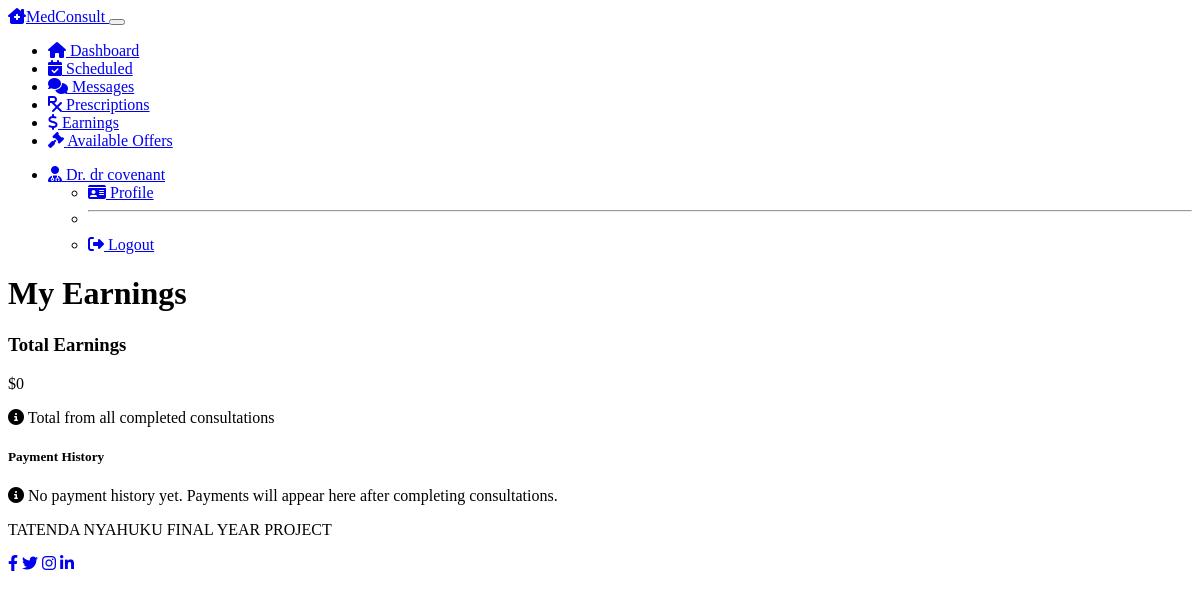
The app's page /doctor/earnings (signed in), older data.
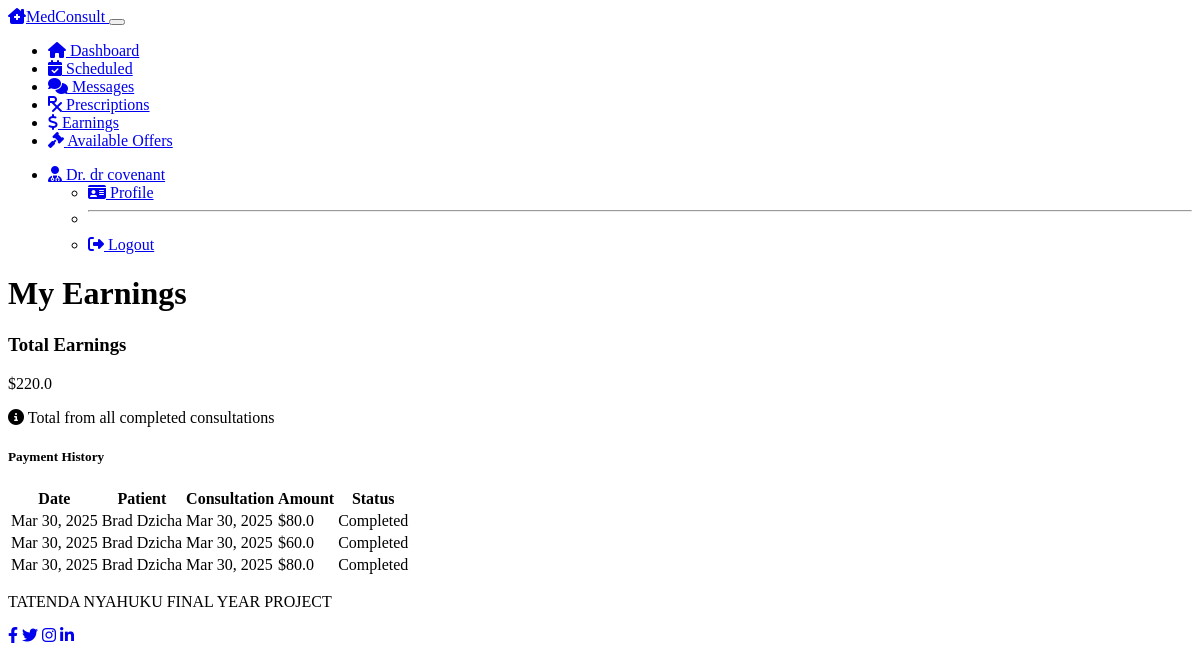
The same page, newer data.
### models.py (models this page shows, shortened)
class User(UserMixin, db.Model):
    __tablename__ = 'users'
    id = db.Column(db.Integer, primary_key=True)
    email = db.Column(db.String(120), unique=True, nullable=False)
    username = db.Column(db.String(64), nullable=False)
    password_hash = db.Column(db.String(256), nullable=False)
    role = db.Column(db.String(20), nullable=False)  # 'patient', 'doctor', 'admin'
    created_at = db.Column(db.DateTime, default=datetime.utcnow)
    patient = db.relationship('Patient', backref='user', uselist=False, lazy=True)
    doctor = db.relationship('Doctor', backref='user', uselist=False, lazy=True)

class Payment(db.Model):
    __tablename__ = 'payments'
    id = db.Column(db.Integer, primary_key=True)
    consultation_id = db.Column(db.Integer, db.ForeignKey('consultations.id'), nullable=True)  # Allow nullable
    amount = db.Column(db.Float, nullable=False)
    status = db.Column(db.String(50), default='pending')  # pending, completed, refunded
    timestamp = db.Column(db.DateTime, default=datetime.utcnow)
    consultation = db.relationship('Consultation', foreign_keys=[consultation_id])

class Patient(db.Model):
    __tablename__ = 'patients'
    id = db.Column(db.Integer, primary_key=True)
    user_id = db.Column(db.Integer, db.ForeignKey('users.id'), nullable=False)
    first_name = db.Column(db.String(50), nullable=False)
    last_name = db.Column(db.String(50), nullable=False)
    date_of_birth = db.Column(db.Date, nullable=True)
    phone_number = db.Column(db.String(20), nullable=True)
    address = db.Column(db.String(200), nullable=True)
    consultations = db.relationship('Consultation', backref='patient', lazy=True)
    wallet_balance = db.Column(db.Float, default=0.0)

class Consultation(db.Model):
    __tablename__ = 'consultations'
    id = db.Column(db.Integer, primary_key=True)
    patient_id = db.Column(db.Integer, db.ForeignKey('patients.id'), nullable=False)
    doctor_id = db.Column(db.Integer, db.ForeignKey('doctors.id'), nullable=False)
    status = db.Column(db.String(50), default='requested')  # requested, accepted, rejected, completed, cancelled
    proposed_fee = db.Column(db.Float, nullable=False)
    final_fee = db.Column(db.Float, nullable=True)
    scheduled_time = db.Column(db.DateTime, nullable=True)
    created_at = db.Column(db.DateTime, default=datetime.utcnow)
    completed_at = db.Column(db.DateTime, nullable=True)
    messages = db.relationship('Message', backref='consultation', lazy=True)
    prescriptions = db.relationship('Prescription', backref='consultation', lazy=True)

### routes.py (the view)
@app.route('/doctor/earnings')
@login_required
@verified_doctor_required
def doctor_earnings():
    payments = Payment.query.join(Consultation).filter(
        Consultation.doctor_id == current_user.doctor.id,
        Payment.status == 'completed'
    ).order_by(Payment.timestamp.desc()).all()
    total_earnings = sum(payment.amount for payment in payments)
    return render_template('doctor/earnings.html',
                          title='My Earnings',
                          payments=payments,
                          total_earnings=total_earnings)

### app.py (called while the page is built)
@app.before_request
def debug_csrf():
    if request.method == 'POST':
        print('CSRF Token in Form:', request.form.get('csrf_token'))
        print('CSRF Token in Session:', session.get('_csrf_token'))

@app.before_request
def set_csrf_token():
    pass  # CSRF tokens are automatically managed by Flask-WTF

@app.context_processor
def inject_csrf_token():
    return dict(csrf_token=session.get('_csrf_token'))

### models.py (called while the page is built)
@login_manager.user_loader
def load_user(user_id):
    user = User.query.get(int(user_id))
    if user:
        return user
    return None

### routes.py (called while the page is built)
def verified_doctor_required(f):
    @wraps(f)
    def decorated_function(*args, **kwargs):
        if not current_user.is_authenticated or current_user.role != 'doctor':
            flash('Access denied: Doctor access required', 'danger')
            return redirect(url_for('login'))
        if not current_user.doctor.is_verified:
            flash('Access denied: Your account needs to be verified by an administrator before you can access this feature', 'warning')
            return redirect(url_for('doctor_dashboard'))
        return f(*args, **kwargs)
    return decorated_function

### templates/doctor/earnings.html (shortened to what this page needs)
{% extends "layout.html" %}
{% block content %}
<div class="row mb-4">
    <div class="col-12">
        <h1 class="mb-4">My Earnings</h1>
    </div>
</div>
<div class="row">
    <div class="col-md-4 mb-4">
        <div class="card bg-dark text-light h-100">
            <div class="card-body text-center">
                <h3 class="mb-4">Total Earnings</h3>
                <div class="display-4 mb-4">${{ total_earnings|round(2) }}</div>
                <p class="text-muted">
                    <i class="fas fa-info-circle me-1"></i>
                    Total from all completed consultations
                </p>
            </div>
        </div>
    </div>
    <div class="col-md-8">
        <div class="card bg-dark text-light">
            <div class="card-header">
                <h5 class="mb-0">Payment History</h5>
            </div>
            <div class="card-body">
                {% if payments %}
                    <div class="table-responsive">
                        <table class="table table-dark table-striped">
                            <thead>
                                <tr>
                                    <th>Date</th>
                                    <th>Patient</th>
                                    <th>Consultation</th>
                                    <th>Amount</th>
                                    <th>Status</th>
                                </tr>
                            </thead>
                            <tbody>
                                {% for payment in payments %}
                                    <tr>
                                        <td>{{ payment.timestamp.strftime('%b %d, %Y') }}</td>
                                        <td>{{ payment.consultation.patient.first_name }} {{ payment.consultation.patient.last_name }}</td>
                                        <td>
                                            {% if payment.consultation.completed_at %}
                                                {{ payment.consultation.completed_at.strftime('%b %d, %Y') }}
                                            {% else %}
                                                {% if payment.consultation.scheduled_time %}
                                                    {{ payment.consultation.scheduled_time.strftime('%b %d, %Y') }}
                                                {% else %}
                                                    Not Scheduled
                                                {% endif %}
                                            {% endif %}
                                        </td>
                                        <td>${{ payment.amount }}</td>
                                        <td>
                                            {% if payment.status == 'pending' %}
                                                <span class="badge bg-warning text-dark">Pending</span>
                                            {% elif payment.status == 'completed' %}
                                                <span class="badge bg-success">Completed</span>
                                            {% elif payment.status == 'refunded' %}
                                                <span class="badge bg-info">Refunded</span>
                                            {% endif %}
                                        </td>
                                    </tr>
                                {% endfor %}
                            </tbody>
                        </table>
                    </div>
                {% else %}
                    <div class="alert alert-info">
                        <i class="fas fa-info-circle me-2"></i>
                        No payment history yet. Payments will appear here after completing consultations.
                    </div>
                {% endif %}
            </div>
        </div>
    </div>
</div>
{% endblock %}

### templates/layout.html (shortened to what this page needs)
<!DOCTYPE html>
<html lang="en" data-bs-theme="dark">
<head>
    <link rel="stylesheet" href="https://cdn.replit.com/agent/bootstrap-agent-dark-theme.min.css">
    <link rel="stylesheet" href="https://cdnjs.cloudflare.com/ajax/libs/font-awesome/6.4.0/css/all.min.css">
    <link rel="stylesheet" href="{{ url_for('static', filename='css/styles.css') }}">
</head>
<body>
    <div class="content-wrapper">
        <header>
            {% if current_user.is_authenticated %}
                {% if current_user.role == 'patient' %}
                    {% include 'patient/navbar.html' %}
                {% elif current_user.role == 'doctor' %}
                    {% include 'doctor/navbar.html' %}
                {% elif current_user.role == 'admin' %}
                    {% include 'admin/navbar.html' %}
                {% endif %}
            {% endif %}
        </header>
        <main class="main-content py-4">
            <div class="container">
                {% block content %}{% endblock %}
            </div>
        </main>
        <footer class="footer bg-dark text-light py-3 mt-auto">
            <div class="container">
                <div class="row">
                    <div class="col-md-6">
                        <p class="mb-0">TATENDA NYAHUKU FINAL YEAR PROJECT</p>
                    </div>
                    <div class="col-md-6 text-md-end">
                        <a href="#" class="text-light me-3"><i class="fab fa-facebook-f"></i></a>
                        <a href="#" class="text-light me-3"><i class="fab fa-twitter"></i></a>
                        <a href="#" class="text-light me-3"><i class="fab fa-instagram"></i></a>
                        <a href="#" class="text-light"><i class="fab fa-linkedin-in"></i></a>
                    </div>
                </div>
            </div>
        </footer>
    </div>
</body>
</html>

### templates/doctor/navbar.html (shortened to what this page needs)
<nav class="navbar navbar-expand-lg navbar-dark bg-dark">
    <div class="container">
        <a class="navbar-brand" href="{{ url_for('doctor_dashboard') }}">
            <i class="fas fa-clinic-medical me-2"></i>MedConsult
        </a>
        <button class="navbar-toggler" type="button" data-bs-toggle="collapse" data-bs-target="#navbarDoctor" aria-controls="navbarDoctor" aria-expanded="false" aria-label="Toggle navigation">
        </button>
        <div class="collapse navbar-collapse" id="navbarDoctor">
            <ul class="navbar-nav me-auto">
                <li class="nav-item">
                    <a class="nav-link {% if request.path == url_for('doctor_dashboard') %}active{% endif %}" href="{{ url_for('doctor_dashboard') }}">
                        <i class="fas fa-home me-1"></i> Dashboard
                    </a>
                </li>
                <li class="nav-item">
                    <a class="nav-link {% if request.path == url_for('doctor_scheduled_consultations') %}active{% endif %}" href="{{ url_for('doctor_scheduled_consultations') }}">
                        <i class="fas fa-calendar-check me-1"></i> Scheduled
                    </a>
                </li>
                <li class="nav-item">
                    <a class="nav-link {% if request.path == url_for('doctor_messages') %}active{% endif %}" href="{{ url_for('doctor_messages') }}">
                        <i class="fas fa-comments me-1"></i> Messages
                    </a>
                </li>
                <li class="nav-item">
                    <a class="nav-link {% if request.path == url_for('doctor_prescriptions') %}active{% endif %}" href="{{ url_for('doctor_prescriptions') }}">
                        <i class="fas fa-prescription me-1"></i> Prescriptions
                    </a>
                </li>
                <li class="nav-item">
                    <a class="nav-link {% if request.path == url_for('doctor_earnings') %}active{% endif %}" href="{{ url_for('doctor_earnings') }}">
                        <i class="fas fa-dollar-sign me-1"></i> Earnings
                    </a>
                </li>
                <li class="nav-item">
                    <a class="nav-link {% if request.path == url_for('doctor_available_offers') %}active{% endif %}" href="{{ url_for('doctor_available_offers') }}">
                        <i class="fas fa-gavel me-1"></i> Available Offers
                    </a>
                </li>
            </ul>
            <ul class="navbar-nav">
                <li class="nav-item dropdown">
                    <a class="nav-link dropdown-toggle" href="#" id="navbarDropdown" role="button" data-bs-toggle="dropdown" aria-expanded="false">
                        <i class="fas fa-user-md me-1"></i> Dr. {{ current_user.username }}
                    </a>
                    <ul class="dropdown-menu dropdown-menu-end" aria-labelledby="navbarDropdown">
                        <li>
                            <a class="dropdown-item {% if request.path == url_for('doctor_profile') %}active{% endif %}" href="{{ url_for('doctor_profile') }}">
                                <i class="fas fa-id-card me-2"></i> Profile
                            </a>
                        </li>
                        <li><hr class="dropdown-divider"></li>
                        <li>
                            <a class="dropdown-item" href="{{ url_for('logout') }}">
                                <i class="fas fa-sign-out-alt me-2"></i> Logout
                            </a>
                        </li>
                    </ul>
                </li>
            </ul>
        </div>
    </div>
</nav>

Row changes from the older to the newer data that the page shows:
added Payment: timestamp "Mar 30, 2025", consultation.patient.first_name "Brad", consultation.patient.last_name "Dzicha", consultation.completed_at "Mar 30, 2025", amount "80.0", status "Completed"
added Payment: timestamp "Mar 30, 2025", consultation.patient.first_name "Brad", consultation.patient.last_name "Dzicha", consultation.completed_at "Mar 30, 2025", amount "60.0", status "Completed"
added Payment: timestamp "Mar 30, 2025", consultation.patient.first_name "Brad", consultation.patient.last_name "Dzicha", consultation.completed_at "Mar 30, 2025", amount "80.0", status "Completed"
Text that changed along with them:
{{ total_earnings|round(2) }}: "0" → "220.0"
text no longer shown: "No payment history yet. Payments will appear here after completing consultations."
text now shown: "Date Patient Consultation Amount Status"
